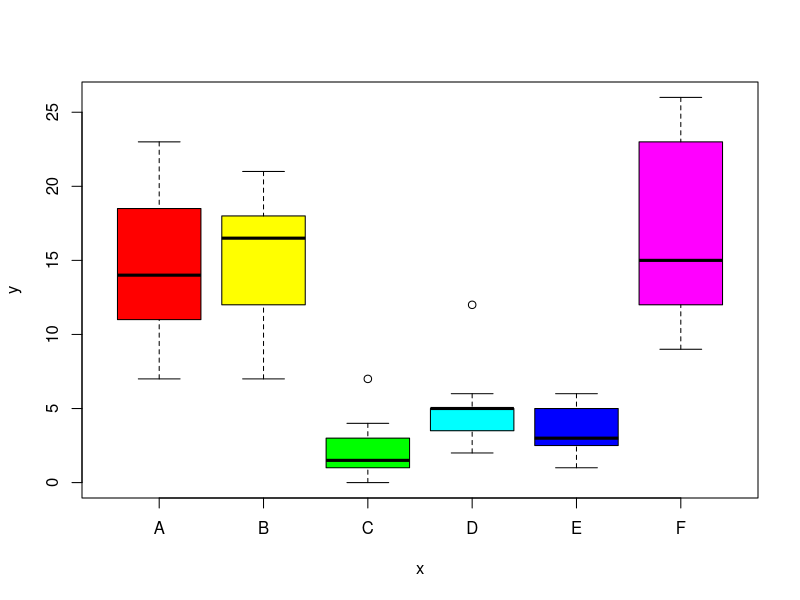
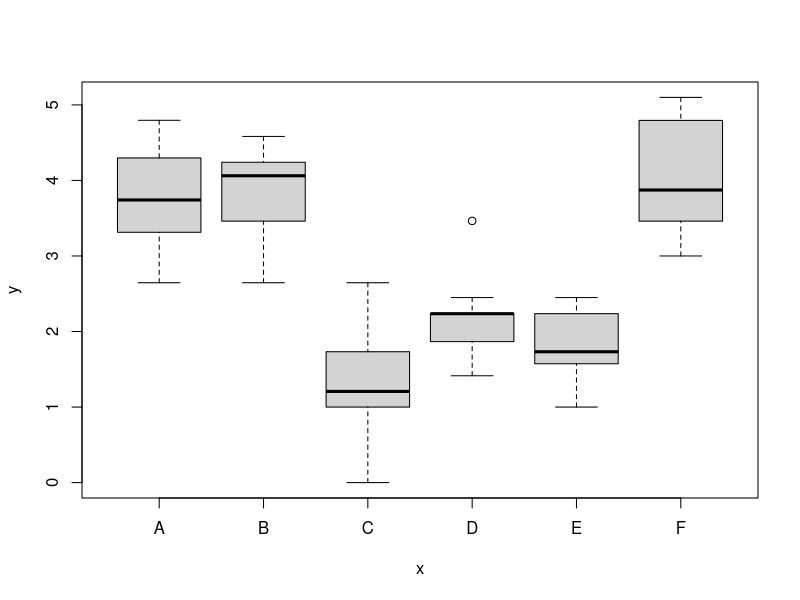
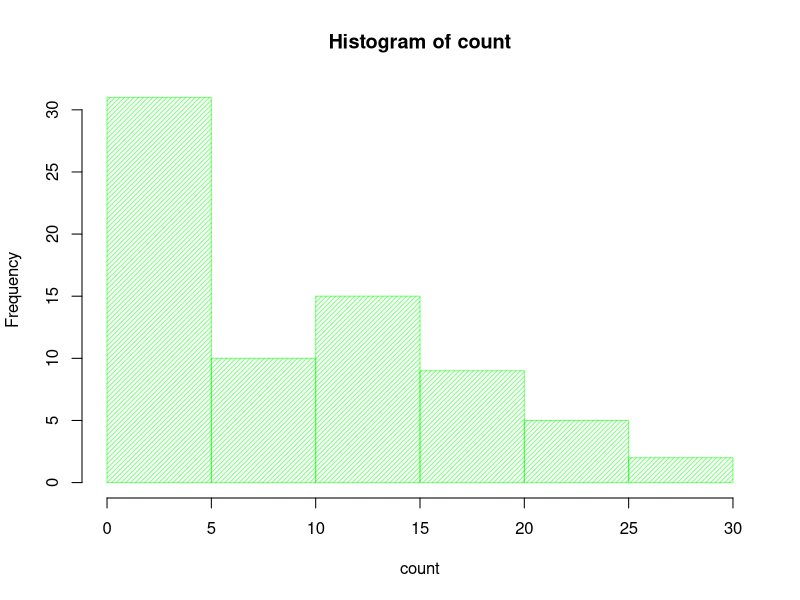
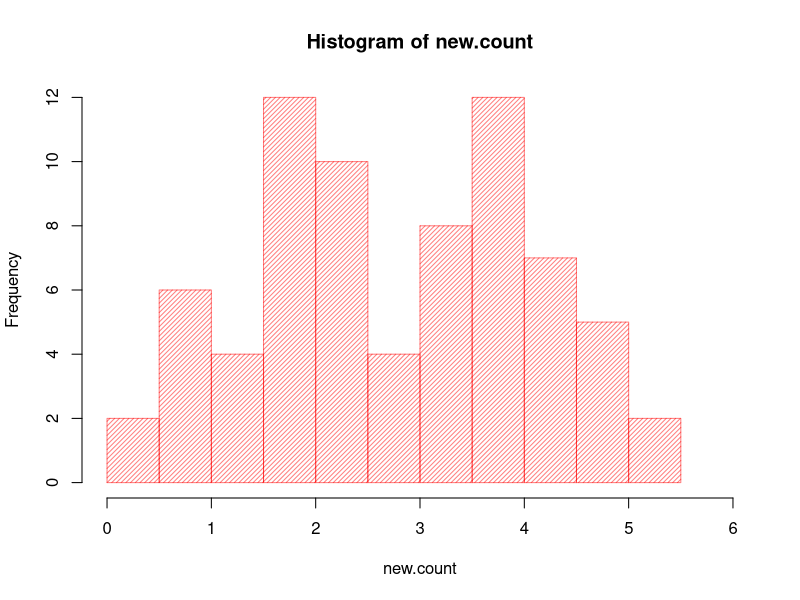
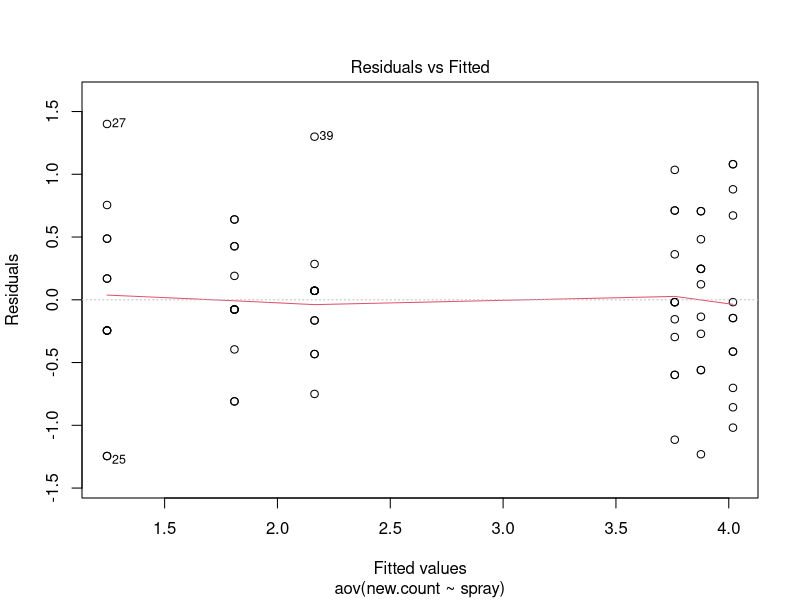
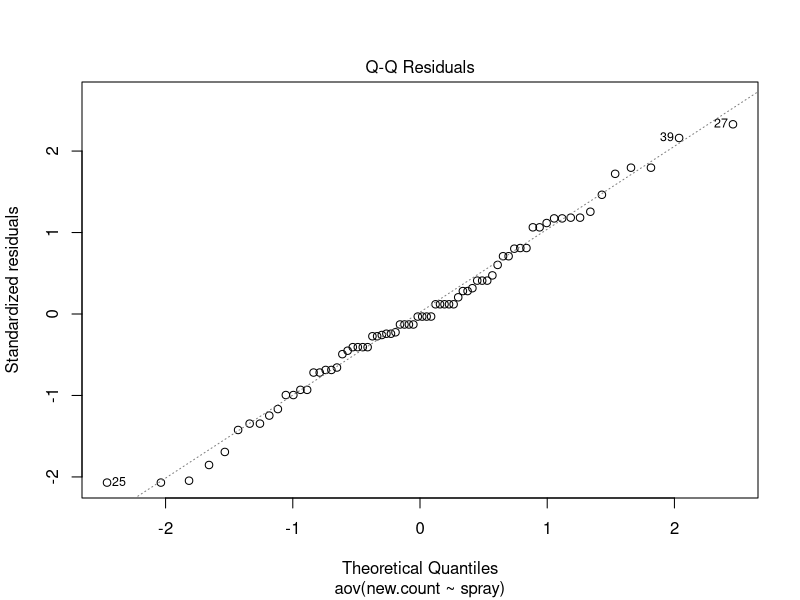
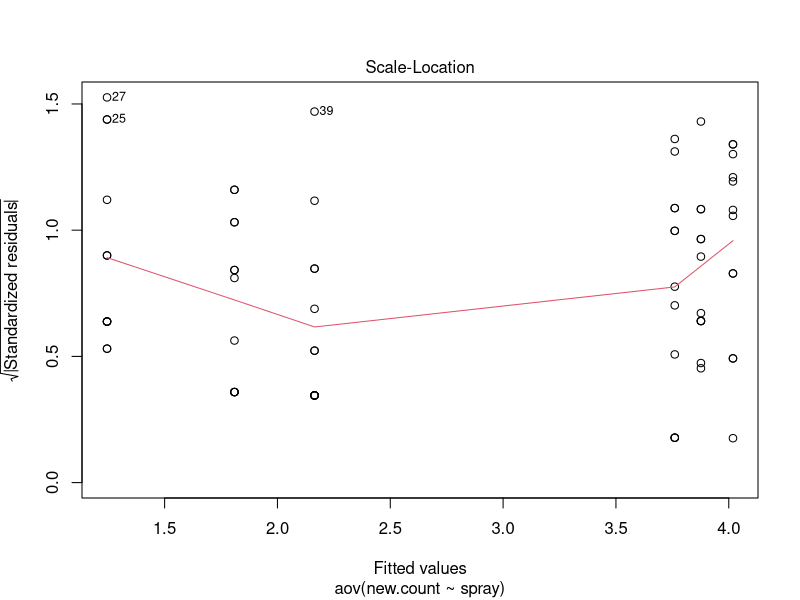
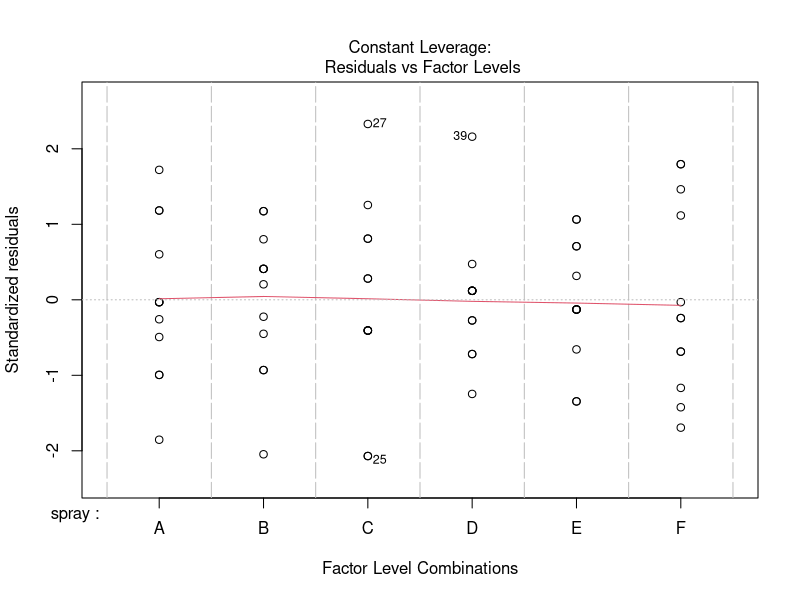

Write the R code that produced these figures, in order.

# Analysis of variance (ANOVA) is a collection of statistical models and their associated 
# estimation procedures (such as the "variation" among and between groups) used to analyze the differences 
# among group means in a sample. ANOVA was developed by statistician and evolutionary biologist 
# Ronald Fisher. The ANOVA is based on the law of total variance, where the observed variance in 
# a particular variable is partitioned into components attributable to different sources of 
# variation. In its simplest form, ANOVA provides a statistical test of whether two or more 
# population means are equal, and therefore generalizes the t-test beyond two means.


#Packages

#Data
data(InsectSprays) 
attach(InsectSprays)

#visualisation 
head(InsectSprays)
tapply(count, spray, mean) 
tapply(count, spray, var)
tapply(count, spray, length)
summary(InsectSprays)
plot(spray,count,col=rainbow(6))

#Anova
# transformer la variable  X^2
new.count <- sqrt(count)
tapply(new.count, spray, mean) 
tapply(new.count, spray, var)
plot(spray,new.count)
par(mfrow=c(1,1))
hist(count, xlim=c(0,30), col=rgb(0,1,0,0.5),density = 30)
hist(new.count, xlim=c(0,6), col=rgb(1,0,0,0.5),density = 30)

#Model 
modele <- aov(new.count ~ spray) 
coef(modele)
anova(modele)
summary(modele)
TukeyHSD(modele) 
plot(modele)


